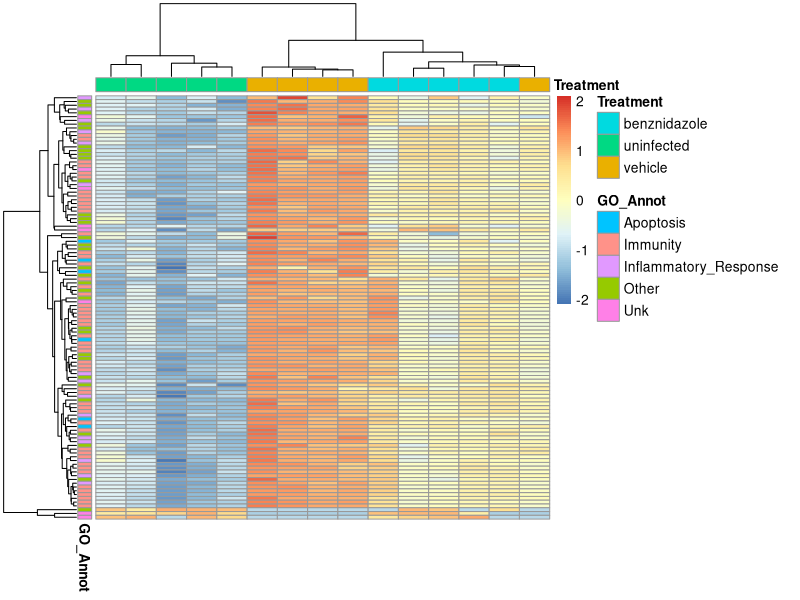

Here is the R script that generated this plot:
# This script generates a heatmap of differentially expressed genes across the three conditions ("vehicle","uninfected","benznidazole")
# Please ensure that the input files are in the same folder as the script or provide the correct path to the files.
# Please ensure that the library "pheatmap" is installed in your R environment
# File description: S2FigC_data.txt; Counts data for differentially expressed genes. Genes are annotated with Gene Symbol, Chromosome, MGI ID, and GO Biological Process
# File description: Metadata.txt; Sample label and Treatment condition.  

library("pheatmap")
dataIn<-read.table("S2FigC_data.txt",header=TRUE,row.names=1,sep="\t")
metaIn<-read.table("Metadata.txt",header=TRUE,row.names=1,sep="\t")
annot_row<-data.frame(GO_Annot=factor(dataIn$GO_Annot))
annot_col<-data.frame(Treatment=factor(metaIn$Treatment))
row.names(annot_row)<-row.names(dataIn)
row.names(annot_col)<-row.names(metaIn)
pdf("S2FigC_plot.pdf")
pheatmap(log(dataIn[,1:15]+1),scale="row",annotation_row = annot_row, annotation_col=annot_col, show_rownames =F, show_colnames = F)
dev.off()